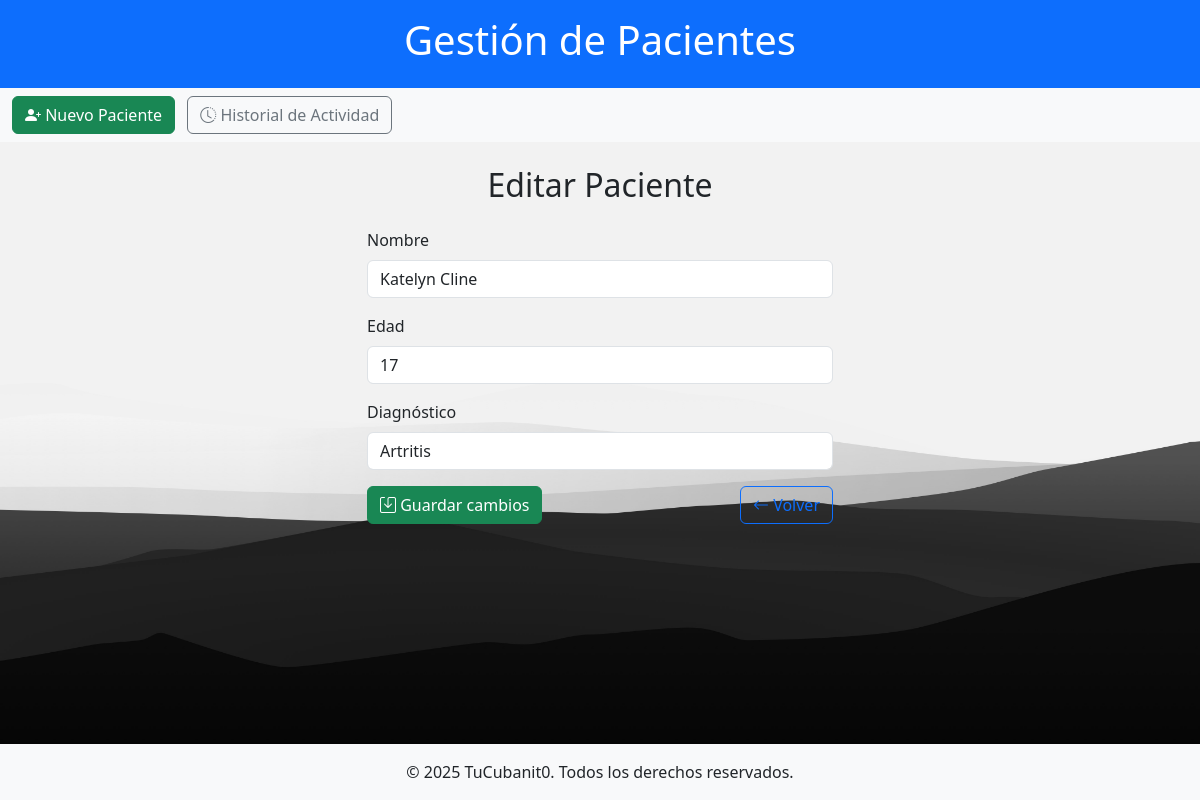
/editar_paciente/4, run on the app's committed database.
### tables this page shows
CREATE TABLE Pacientes (
                id INTEGER PRIMARY KEY AUTOINCREMENT,
                nombre TEXT NOT NULL,
                edad INTEGER NOT NULL,
                diagnostico TEXT NOT NULL
            );

### app.py (the view, shortened to what this page needs)
@app.route('/editar_paciente/<int:id>', methods=['GET', 'POST'])
def editar_paciente(id):
    try:
        paciente = db.obtener_paciente_por_id(id)
        if not paciente:
            abort(404, description="Paciente no encontrado")
    except Exception as e:
        logger.error(f"Error obteniendo paciente con ID {id}: {e}")
        abort(500, description="Error obteniendo datos del paciente.")
    return render_template('editar_paciente.html', paciente=paciente)

### app.py (called while the page is built)
@app.context_processor
def inject_current_year():
    return {'current_year': datetime.now().year}

### db.py (called while the page is built)
def handle_db_error(func):
    def wrapper(*args, **kwargs):
        try:
            return func(*args, **kwargs)
        except sqlite3.Error as e:
            print(f"Database error in {func.__name__}: {e}")
            return None
    return wrapper

@handle_db_error
def obtener_paciente_por_id(id: int) -> Optional[sqlite3.Row]:
    with sqlite3.connect(DATABASE_PATH) as conn:
        conn.row_factory = sqlite3.Row
        cursor = conn.cursor()
        cursor.execute(f'SELECT * FROM {TABLE_PACIENTES} WHERE {COLUMN_ID} = ?', (id,))
        return cursor.fetchone()

### templates/editar_paciente.html (shortened to what this page needs)
{% extends 'base.html' %}
{% block content %}
<div class="container-fluid">
    <div class="row justify-content-center">
        <div class="col-md-6 col-lg-5">
            <h2 class="mb-4 text-center">Editar Paciente</h2>
            <form method="post" novalidate>
                <div class="mb-3">
                    <label for="nombre" class="form-label">Nombre</label>
                    <input type="text" name="nombre" id="nombre" class="form-control" required
                        value="{{ paciente[1] }}" placeholder="Ej: Juan Pérez">
                </div>
                <div class="mb-3">
                    <label for="edad" class="form-label">Edad</label>
                    <input type="number" name="edad" id="edad" class="form-control" required min="0" max="120"
                        value="{{ paciente[2] }}" placeholder="Ej: 45">
                </div>
                <div class="mb-3">
                    <label for="diagnostico" class="form-label">Diagnóstico</label>
                    <input type="text" name="diagnostico" id="diagnostico" class="form-control" required
                        value="{{ paciente[3] }}" placeholder="Ej: Hipertensión">
                </div>
                <div class="d-flex justify-content-between">
                    <button type="submit" class="btn btn-success">
                        <i class="bi bi-save"></i> Guardar cambios
                    </button>
                    <a href="{{ url_for('index') }}" class="btn btn-outline-primary">
                        <i class="bi bi-arrow-left"></i> Volver
                    </a>
                </div>
            </form>
        </div>
    </div>
</div>
{% endblock %}

### static/css/style.css (style rules this page uses)
body { background-image: url('711093.jpg'); background-size: cover; background-repeat: no-repeat; background-attachment: fixed; background-position: center; margin: 0; font-family: Arial, sans-serif; color: #333; }

### data on the page
Pacientes: nombre "Katelyn Cline", edad "17", diagnostico "Artritis"
